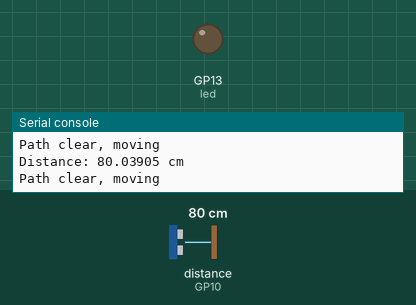
The program below on a simulated Raspberry Pi Pico running MicroPython. On the bench: output pins drawn as LEDs (lit = HIGH), the last lines printed to the serial console. The test bench sets the inputs (shaded band); at power-on: distance to the obstacle (sensor on GP10) 80 cm. The echo pulse lasts 58.3 µs per cm; pins used as bus, display or sensor lines are not drawn.

Above: at 1.2 s.
1.3 s: distance to the obstacle (sensor on GP10) set to 21 cm
2.8 s: distance to the obstacle (sensor on GP10) set to 17 cm
At 3.5 s:
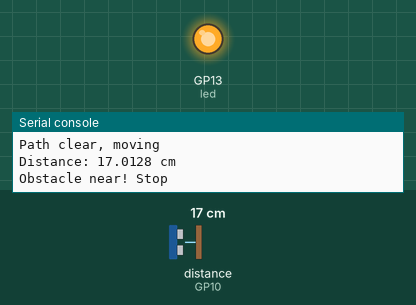
4.5 s: distance to the obstacle (sensor on GP10) set to 35 cm
At 4.8 s:
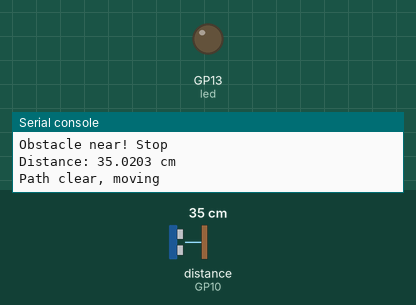
6.0 s: distance to the obstacle (sensor on GP10) set to 2 cm
At 7.5 s:
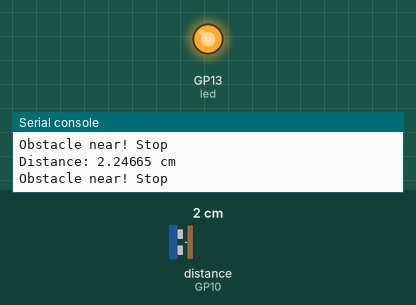
Timing chart, 0 to 8.5 s (numbered marks = the images above; inputs shaded):
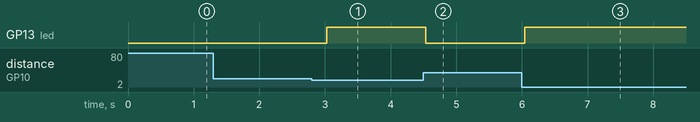

The program:

Ultrasonic_with_led.py
```python
from machine import Pin
import utime

trigger = Pin(9, Pin.OUT)
echo = Pin(10, Pin.IN)
led = Pin(13, Pin.OUT)

def ultra():
    trigger.low()
    utime.sleep_us(2)
    trigger.high()
    utime.sleep_us(5)
    trigger.low()

    while echo.value() == 0:
        signaloff = utime.ticks_us()
    while echo.value() == 1:
        signalon = utime.ticks_us()

    timepassed = signalon - signaloff
    distance = (timepassed * 0.0343) / 2
    return distance

while True:
    distance = ultra()
    print("Distance:", distance, "cm")

    if distance < 20:
        led.high()
        print("Obstacle near! Stop")
    else:
        led.low()
        print("Path clear, moving")

    utime.sleep_ms(500)
```

Measured:
- the behaviour switches between 20 and 19 cm on distance to the obstacle (sensor on GP10) (found by bisection; images 0 and 1)
- after the input at 2.8 s, GP13 (led): LOW → HIGH after 0.23 s
- after the input at 4.5 s, GP13 (led): HIGH → LOW at once
- after the input at 6.0 s, GP13 (led): LOW → HIGH at once
